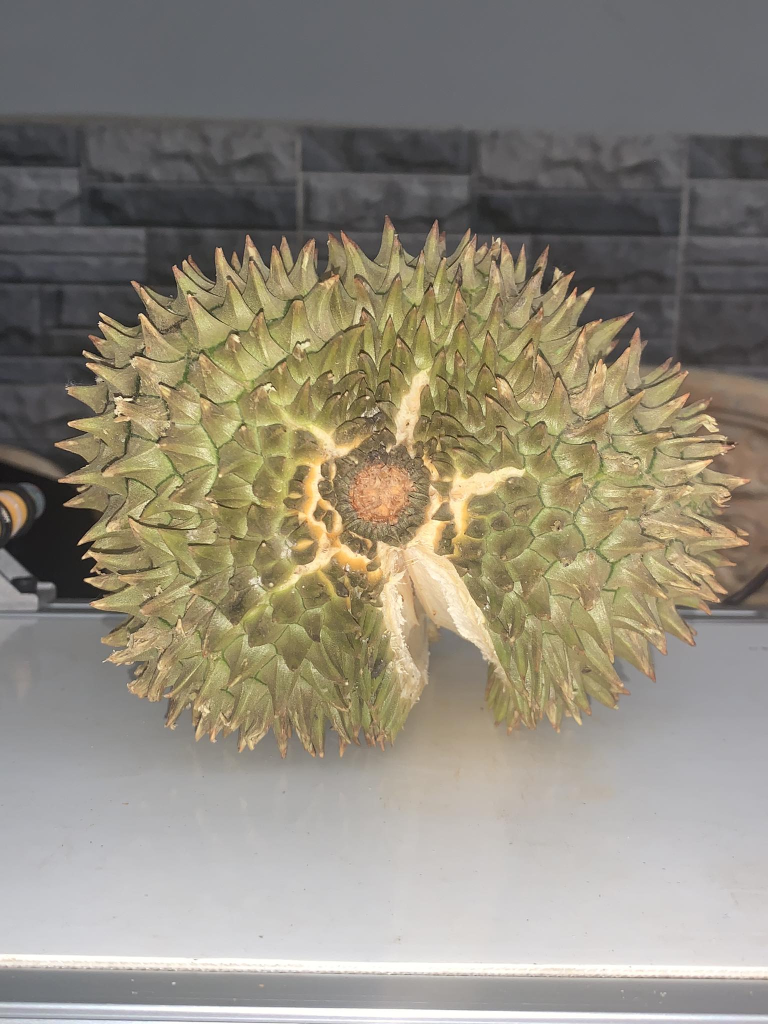
#> input picture Project Push Git/Image1/mui3.png, 1536 x 2048 px, given in place of testdefect.jpg, which was not available (shown at 1/2 size)
$ python RemovebackgroundandDefectdetect.py   (older library calls are emulated)
#> lines starting #> are read from the running program, lines starting #| are printed output that depends on the picture
from rembg import remove
from PIL import Image
import cv2
import numpy as np
import imutils

def sharpen_image_laplacian(image):
    laplacian = cv2.Laplacian(image, cv2.CV_64F)
    sharpened_image = np.uint8(np.clip(image - 0.3*laplacian, 0, 255))
    return sharpened_image  # Return the sharpened image

img1 = cv2.imread('testdefect.jpg')
#> img1 is the input picture: shape (2048, 1536, 3); mean B, G, R 123.3, 138, 144.5
img_reszie = cv2.resize(img1, (200, 300))
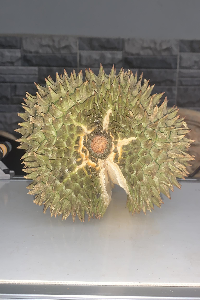
#> img_reszie: shape (300, 200, 3); mean B, G, R 123.2, 138, 144.5
cv2.imwrite('img.png', img_reszie, [cv2.IMWRITE_PNG_COMPRESSION, 0])

inp = r'img.png'
out = r'imgok.png'

input_img = Image.open(inp)
#> (the run stopped early here; a loop or call above may not have finished)

$ run again, on Project Push Git/Image1/TestFail.jpg
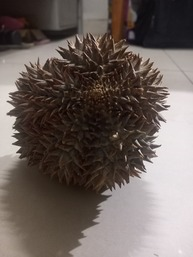
#> input picture Project Push Git/Image1/TestFail.jpg, 193 x 257 px, given in place of testdefect.jpg, which was not available
#> img1 is the input picture: shape (257, 193, 3); mean B, G, R 91.7, 96.7, 107.7
#> `img_reszie = cv2.resize(img1, (200, 300))`:
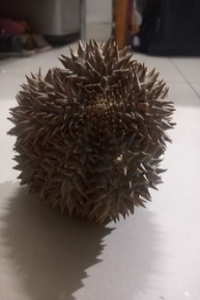
#> img_reszie: shape (300, 200, 3); mean B, G, R 91.6, 96.6, 107.6

$ run again, on Project Push Git/Image1/img.jpg
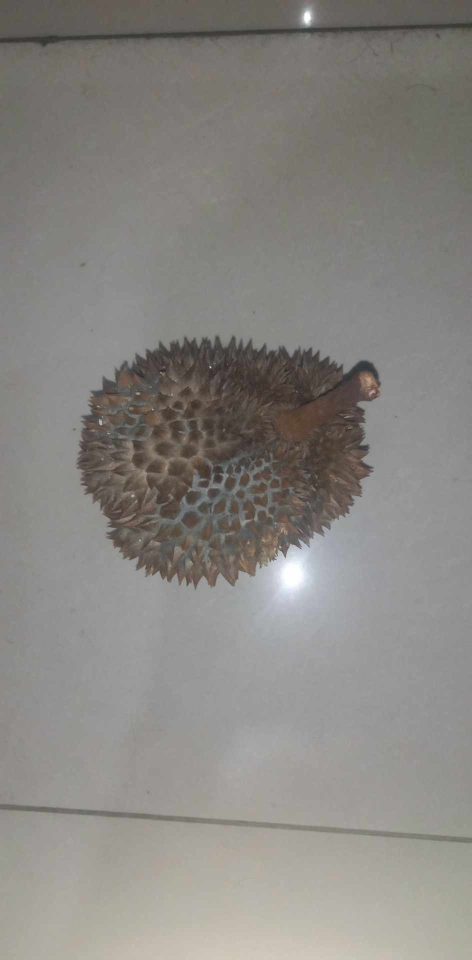
#> input picture Project Push Git/Image1/img.jpg, 943 x 1920 px, given in place of testdefect.jpg, which was not available (shown at 1/2 size)
#> img1 is the input picture: shape (1920, 943, 3); mean B, G, R 130.1, 134.2, 136.6
#> `img_reszie = cv2.resize(img1, (200, 300))`:
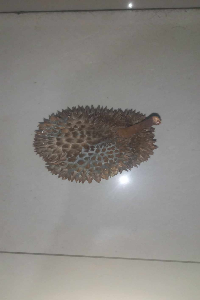
#> img_reszie: shape (300, 200, 3); mean B, G, R 130.1, 134.1, 136.6
